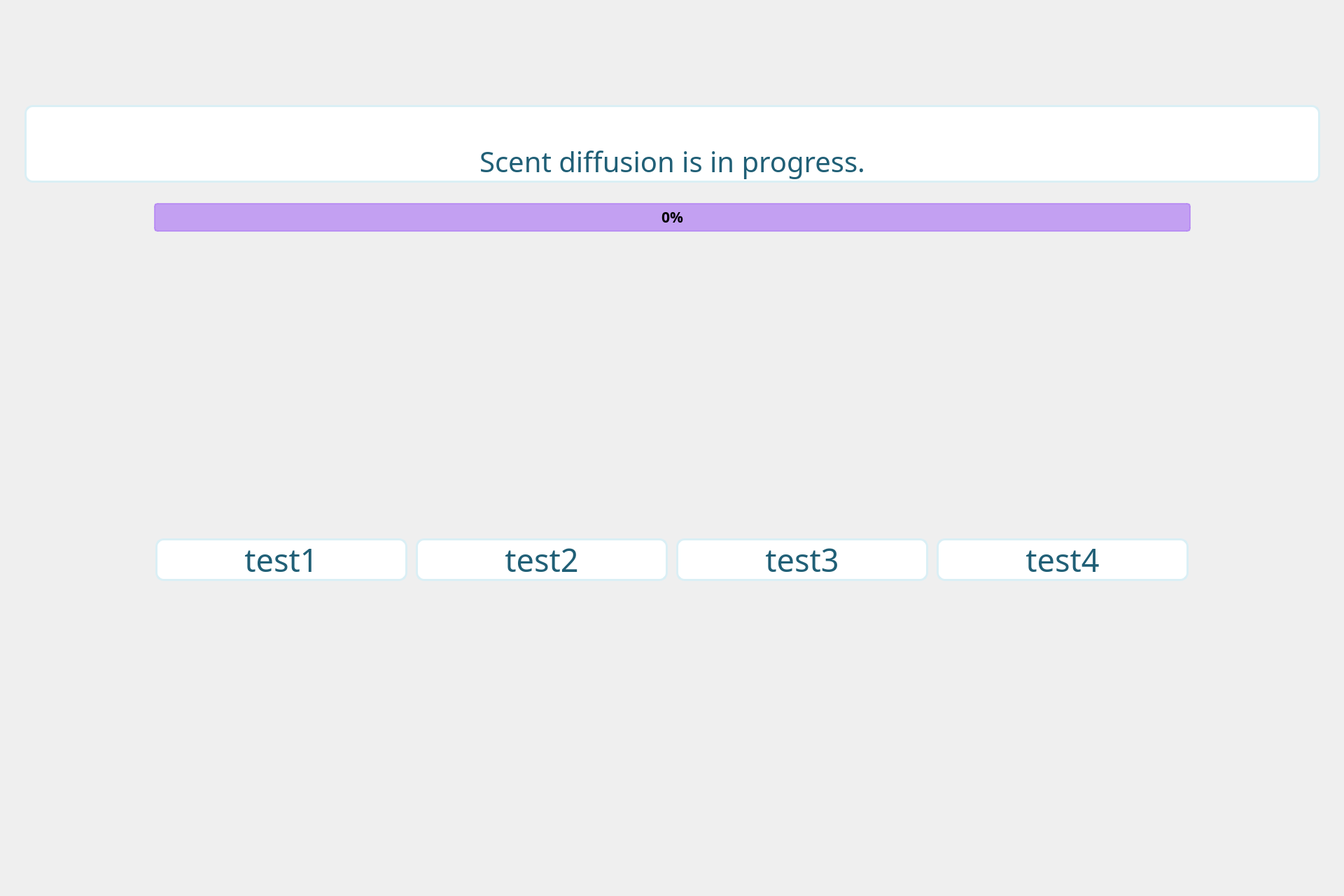
<?xml version="1.0" encoding="UTF-8"?>
<ui version="4.0">
 <class>MainWindow</class>
 <widget class="QMainWindow" name="MainWindow">
  <property name="geometry">
   <rect>
    <x>0</x>
    <y>0</y>
    <width>1920</width>
    <height>1280</height>
   </rect>
  </property>
  <property name="sizePolicy">
   <sizepolicy hsizetype="Maximum" vsizetype="Maximum">
    <horstretch>0</horstretch>
    <verstretch>0</verstretch>
   </sizepolicy>
  </property>
  <property name="maximumSize">
   <size>
    <width>1920</width>
    <height>1280</height>
   </size>
  </property>
  <property name="font">
   <font>
    <family>Malgun Gothic</family>
    <pointsize>16</pointsize>
   </font>
  </property>
  <property name="focusPolicy">
   <enum>Qt::FocusPolicy::NoFocus</enum>
  </property>
  <property name="windowTitle">
   <string>Digital Olfaction Solution</string>
  </property>
  <property name="styleSheet">
   <string notr="true"/>
  </property>
  <widget class="QWidget" name="centralwidget">
   <widget class="QLabel" name="label_background">
    <property name="geometry">
     <rect>
      <x>0</x>
      <y>0</y>
      <width>1920</width>
      <height>1280</height>
     </rect>
    </property>
    <property name="font">
     <font>
      <family>Malgun Gothic</family>
      <pointsize>16</pointsize>
      <bold>false</bold>
     </font>
    </property>
    <property name="styleSheet">
     <string notr="true">QLabel{
	image : url(./ui/images/train_id/bg_train_id.png);
}</string>
    </property>
    <property name="text">
     <string/>
    </property>
   </widget>
   <widget class="QPushButton" name="pb_retry">
    <property name="geometry">
     <rect>
      <x>25</x>
      <y>933</y>
      <width>320</width>
      <height>130</height>
     </rect>
    </property>
    <property name="font">
     <font>
      <family>Malgun Gothic</family>
      <pointsize>24</pointsize>
     </font>
    </property>
    <property name="styleSheet">
     <string notr="true">QPushButton{
	background-image : url(./ui/images/common_locale/btn_retry.png);
	border : 0px;
}

QPushButton::hover{
	background-image : url(./ui/images/common_locale/btn_retry_over.png);
	border : 0px;
}</string>
    </property>
    <property name="text">
     <string/>
    </property>
   </widget>
   <widget class="QLabel" name="label_guide">
    <property name="geometry">
     <rect>
      <x>35</x>
      <y>150</y>
      <width>1851</width>
      <height>111</height>
     </rect>
    </property>
    <property name="font">
     <font>
      <family>Malgun Gothic</family>
      <pointsize>30</pointsize>
      <italic>false</italic>
      <bold>false</bold>
     </font>
    </property>
    <property name="styleSheet">
     <string notr="true">QLabel{
	color : #205f76;
	font : 30pt;
	border: 3px solid #daeff5;
	border-radius:12px;
	background-color : #FFFFFFFF;
}</string>
    </property>
    <property name="text">
     <string>&lt;html&gt;&lt;head/&gt;&lt;body&gt;&lt;p align=&quot;center&quot;&gt;Scent diffusion is in progress.&lt;/p&gt;&lt;/body&gt;&lt;/html&gt;</string>
    </property>
    <property name="alignment">
     <set>Qt::AlignmentFlag::AlignBottom|Qt::AlignmentFlag::AlignHCenter</set>
    </property>
    <property name="margin">
     <number>0</number>
    </property>
    <property name="indent">
     <number>0</number>
    </property>
   </widget>
   <widget class="QPushButton" name="pb_quit">
    <property name="geometry">
     <rect>
      <x>1807</x>
      <y>13</y>
      <width>96</width>
      <height>96</height>
     </rect>
    </property>
    <property name="sizePolicy">
     <sizepolicy hsizetype="Preferred" vsizetype="Preferred">
      <horstretch>0</horstretch>
      <verstretch>0</verstretch>
     </sizepolicy>
    </property>
    <property name="minimumSize">
     <size>
      <width>40</width>
      <height>40</height>
     </size>
    </property>
    <property name="maximumSize">
     <size>
      <width>16777215</width>
      <height>16777215</height>
     </size>
    </property>
    <property name="font">
     <font>
      <family>Malgun Gothic</family>
      <pointsize>12</pointsize>
     </font>
    </property>
    <property name="styleSheet">
     <string notr="true">QPushButton{
	background-image : url(./ui/images/common/btn_logout.png);
	border : 0px;
}

QPushButton::hover{
	background-image : url(./ui/images/common/btn_logout_over.png);
	border : 0px;
}</string>
    </property>
    <property name="text">
     <string/>
    </property>
   </widget>
   <widget class="QPushButton" name="pb_select_1">
    <property name="geometry">
     <rect>
      <x>222</x>
      <y>499</y>
      <width>360</width>
      <height>260</height>
     </rect>
    </property>
    <property name="sizePolicy">
     <sizepolicy hsizetype="Expanding" vsizetype="Expanding">
      <horstretch>0</horstretch>
      <verstretch>0</verstretch>
     </sizepolicy>
    </property>
    <property name="font">
     <font>
      <family>Malgun Gothic</family>
      <pointsize>36</pointsize>
     </font>
    </property>
    <property name="styleSheet">
     <string notr="true">QPushButton{
	border : 0px;
}</string>
    </property>
    <property name="text">
     <string/>
    </property>
   </widget>
   <widget class="QPushButton" name="pb_select_2">
    <property name="geometry">
     <rect>
      <x>594</x>
      <y>499</y>
      <width>360</width>
      <height>260</height>
     </rect>
    </property>
    <property name="sizePolicy">
     <sizepolicy hsizetype="Expanding" vsizetype="Expanding">
      <horstretch>0</horstretch>
      <verstretch>0</verstretch>
     </sizepolicy>
    </property>
    <property name="font">
     <font>
      <family>Malgun Gothic</family>
      <pointsize>36</pointsize>
     </font>
    </property>
    <property name="styleSheet">
     <string notr="true">QPushButton{
	border : 0px;
}</string>
    </property>
    <property name="text">
     <string/>
    </property>
   </widget>
   <widget class="QPushButton" name="pb_select_3">
    <property name="geometry">
     <rect>
      <x>966</x>
      <y>499</y>
      <width>360</width>
      <height>260</height>
     </rect>
    </property>
    <property name="sizePolicy">
     <sizepolicy hsizetype="Expanding" vsizetype="Expanding">
      <horstretch>0</horstretch>
      <verstretch>0</verstretch>
     </sizepolicy>
    </property>
    <property name="font">
     <font>
      <family>Malgun Gothic</family>
      <pointsize>36</pointsize>
     </font>
    </property>
    <property name="styleSheet">
     <string notr="true">QPushButton{
	border : 0px;
}</string>
    </property>
    <property name="text">
     <string/>
    </property>
   </widget>
   <widget class="QPushButton" name="pb_select_4">
    <property name="geometry">
     <rect>
      <x>1338</x>
      <y>499</y>
      <width>360</width>
      <height>260</height>
     </rect>
    </property>
    <property name="sizePolicy">
     <sizepolicy hsizetype="Expanding" vsizetype="Expanding">
      <horstretch>0</horstretch>
      <verstretch>0</verstretch>
     </sizepolicy>
    </property>
    <property name="font">
     <font>
      <family>Malgun Gothic</family>
      <pointsize>36</pointsize>
     </font>
    </property>
    <property name="styleSheet">
     <string notr="true">QPushButton{
	border : 0px;
}</string>
    </property>
    <property name="text">
     <string/>
    </property>
   </widget>
   <widget class="QLabel" name="label_select_2">
    <property name="geometry">
     <rect>
      <x>594</x>
      <y>769</y>
      <width>360</width>
      <height>61</height>
     </rect>
    </property>
    <property name="font">
     <font>
      <family>Malgun Gothic</family>
      <pointsize>34</pointsize>
      <italic>false</italic>
      <bold>false</bold>
     </font>
    </property>
    <property name="styleSheet">
     <string notr="true">QLabel{
	color : #205f76;
	font : 34pt;
	border: 3px solid #daeff5;
	border-radius:12px;
	background-color : #FFFFFF;
}</string>
    </property>
    <property name="text">
     <string>test2</string>
    </property>
    <property name="alignment">
     <set>Qt::AlignmentFlag::AlignCenter</set>
    </property>
   </widget>
   <widget class="QLabel" name="label_select_3">
    <property name="geometry">
     <rect>
      <x>966</x>
      <y>769</y>
      <width>360</width>
      <height>61</height>
     </rect>
    </property>
    <property name="font">
     <font>
      <family>Malgun Gothic</family>
      <pointsize>34</pointsize>
      <italic>false</italic>
      <bold>false</bold>
     </font>
    </property>
    <property name="styleSheet">
     <string notr="true">QLabel{
	color : #205f76;
	font : 34pt;
	border: 3px solid #daeff5;
	border-radius:12px;
	background-color : #FFFFFF;
}</string>
    </property>
    <property name="text">
     <string>test3</string>
    </property>
    <property name="alignment">
     <set>Qt::AlignmentFlag::AlignCenter</set>
    </property>
   </widget>
   <widget class="QLabel" name="label_select_4">
    <property name="geometry">
     <rect>
      <x>1338</x>
      <y>769</y>
      <width>360</width>
      <height>61</height>
     </rect>
    </property>
    <property name="font">
     <font>
      <family>Malgun Gothic</family>
      <pointsize>34</pointsize>
      <italic>false</italic>
      <bold>false</bold>
     </font>
    </property>
    <property name="styleSheet">
     <string notr="true">QLabel{
	color : #205f76;
	font : 34pt;
	border: 3px solid #daeff5;
	border-radius:12px;
	background-color : #FFFFFF;
}</string>
    </property>
    <property name="text">
     <string>test4</string>
    </property>
    <property name="alignment">
     <set>Qt::AlignmentFlag::AlignCenter</set>
    </property>
   </widget>
   <widget class="QLabel" name="label_select_1">
    <property name="geometry">
     <rect>
      <x>222</x>
      <y>769</y>
      <width>360</width>
      <height>61</height>
     </rect>
    </property>
    <property name="font">
     <font>
      <family>Malgun Gothic</family>
      <pointsize>34</pointsize>
      <italic>false</italic>
      <bold>false</bold>
     </font>
    </property>
    <property name="styleSheet">
     <string notr="true">QLabel{
	color : #205f76;
	font : 34pt;
	border: 3px solid #daeff5;
	border-radius:12px;
	background-color : #FFFFFF;
}</string>
    </property>
    <property name="text">
     <string>test1</string>
    </property>
    <property name="alignment">
     <set>Qt::AlignmentFlag::AlignCenter</set>
    </property>
   </widget>
   <widget class="QProgressBar" name="pg_scent">
    <property name="geometry">
     <rect>
      <x>220</x>
      <y>290</y>
      <width>1481</width>
      <height>41</height>
     </rect>
    </property>
    <property name="font">
     <font>
      <family>Malgun Gothic</family>
      <pointsize>16</pointsize>
      <bold>true</bold>
     </font>
    </property>
    <property name="styleSheet">
     <string notr="true">QProgressBar {
border: 2px solid rgba(177, 127, 243, 180);
border-radius: 5px;
text-align: center;
background-color: rgba(177, 127, 243, 180);
color: black;
}
QProgressBar::chunk {
    background-color: #AAD7DD;
}</string>
    </property>
    <property name="value">
     <number>0</number>
    </property>
   </widget>
   <widget class="QPushButton" name="pb_next">
    <property name="geometry">
     <rect>
      <x>1635</x>
      <y>933</y>
      <width>260</width>
      <height>130</height>
     </rect>
    </property>
    <property name="font">
     <font>
      <family>Malgun Gothic</family>
      <pointsize>24</pointsize>
     </font>
    </property>
    <property name="styleSheet">
     <string notr="true">QPushButton{
	background-image : url(./ui/images/common_locale/btn_next.png);
	border : 0px;
}

QPushButton::hover{
	background-image : url(./ui/images/common_locale/btn_next_over.png);
	border : 0px;
}</string>
    </property>
    <property name="text">
     <string/>
    </property>
   </widget>
   <widget class="QPushButton" name="pb_check_4">
    <property name="geometry">
     <rect>
      <x>1338</x>
      <y>499</y>
      <width>360</width>
      <height>260</height>
     </rect>
    </property>
    <property name="sizePolicy">
     <sizepolicy hsizetype="Expanding" vsizetype="Expanding">
      <horstretch>0</horstretch>
      <verstretch>0</verstretch>
     </sizepolicy>
    </property>
    <property name="font">
     <font>
      <family>Malgun Gothic</family>
      <pointsize>36</pointsize>
     </font>
    </property>
    <property name="styleSheet">
     <string notr="true">QPushButton{
	border : 0px;
}</string>
    </property>
    <property name="text">
     <string/>
    </property>
   </widget>
   <widget class="QLabel" name="label_next">
    <property name="geometry">
     <rect>
      <x>550</x>
      <y>380</y>
      <width>821</width>
      <height>61</height>
     </rect>
    </property>
    <property name="font">
     <font>
      <family>Malgun Gothic</family>
      <pointsize>24</pointsize>
      <italic>false</italic>
      <bold>false</bold>
     </font>
    </property>
    <property name="styleSheet">
     <string notr="true">QLabel{
	font : 24pt;
	color : #905f76;
}</string>
    </property>
    <property name="text">
     <string/>
    </property>
    <property name="alignment">
     <set>Qt::AlignmentFlag::AlignCenter</set>
    </property>
   </widget>
   <widget class="QPushButton" name="pb_check_2">
    <property name="geometry">
     <rect>
      <x>594</x>
      <y>499</y>
      <width>360</width>
      <height>260</height>
     </rect>
    </property>
    <property name="sizePolicy">
     <sizepolicy hsizetype="Expanding" vsizetype="Expanding">
      <horstretch>0</horstretch>
      <verstretch>0</verstretch>
     </sizepolicy>
    </property>
    <property name="font">
     <font>
      <family>Malgun Gothic</family>
      <pointsize>36</pointsize>
     </font>
    </property>
    <property name="styleSheet">
     <string notr="true">QPushButton{
	border : 0px;
}</string>
    </property>
    <property name="text">
     <string/>
    </property>
   </widget>
   <widget class="QPushButton" name="pb_check_3">
    <property name="geometry">
     <rect>
      <x>966</x>
      <y>499</y>
      <width>360</width>
      <height>260</height>
     </rect>
    </property>
    <property name="sizePolicy">
     <sizepolicy hsizetype="Expanding" vsizetype="Expanding">
      <horstretch>0</horstretch>
      <verstretch>0</verstretch>
     </sizepolicy>
    </property>
    <property name="font">
     <font>
      <family>Malgun Gothic</family>
      <pointsize>36</pointsize>
     </font>
    </property>
    <property name="styleSheet">
     <string notr="true">QPushButton{
	border : 0px;
}</string>
    </property>
    <property name="text">
     <string/>
    </property>
   </widget>
   <widget class="QPushButton" name="pb_check_1">
    <property name="geometry">
     <rect>
      <x>222</x>
      <y>499</y>
      <width>360</width>
      <height>260</height>
     </rect>
    </property>
    <property name="sizePolicy">
     <sizepolicy hsizetype="Expanding" vsizetype="Expanding">
      <horstretch>0</horstretch>
      <verstretch>0</verstretch>
     </sizepolicy>
    </property>
    <property name="font">
     <font>
      <family>Malgun Gothic</family>
      <pointsize>36</pointsize>
     </font>
    </property>
    <property name="styleSheet">
     <string notr="true">QPushButton{
	border : 0px;
}</string>
    </property>
    <property name="text">
     <string/>
    </property>
   </widget>
   <widget class="QLabel" name="label_frame">
    <property name="geometry">
     <rect>
      <x>0</x>
      <y>0</y>
      <width>1920</width>
      <height>1280</height>
     </rect>
    </property>
    <property name="font">
     <font>
      <family>Malgun Gothic</family>
      <pointsize>16</pointsize>
      <bold>false</bold>
     </font>
    </property>
    <property name="styleSheet">
     <string notr="true">QLabel{
	image : url(./ui/images/train_id/bg_frame.png);
}</string>
    </property>
    <property name="text">
     <string/>
    </property>
   </widget>
   <zorder>label_background</zorder>
   <zorder>label_frame</zorder>
   <zorder>pb_retry</zorder>
   <zorder>label_guide</zorder>
   <zorder>pb_quit</zorder>
   <zorder>pb_select_1</zorder>
   <zorder>pb_select_2</zorder>
   <zorder>pb_select_3</zorder>
   <zorder>pb_select_4</zorder>
   <zorder>label_select_2</zorder>
   <zorder>label_select_3</zorder>
   <zorder>label_select_4</zorder>
   <zorder>label_select_1</zorder>
   <zorder>pg_scent</zorder>
   <zorder>pb_next</zorder>
   <zorder>pb_check_4</zorder>
   <zorder>label_next</zorder>
   <zorder>pb_check_2</zorder>
   <zorder>pb_check_3</zorder>
   <zorder>pb_check_1</zorder>
  </widget>
 </widget>
 <resources/>
 <connections/>
</ui>
